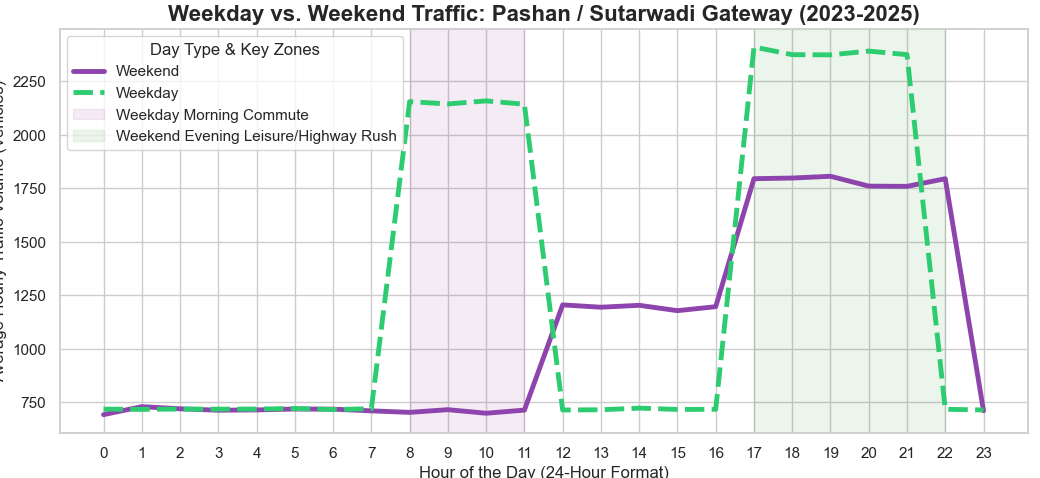

Write the Python code that produced this figure.
import pandas as pd
import numpy as np
import matplotlib.pyplot as plt
import seaborn as sns

def generate_pashan_daytype_data():
    """Generates 3 years of synthetic hourly traffic for Pashan, split by Weekday/Weekend."""
    dates = pd.date_range(start="2023-01-01", end="2025-12-31 23:00:00", freq="h")
    df = pd.DataFrame({"Datetime": dates})
    df["Hour"] = df["Datetime"].dt.hour
    df["DayOfWeek"] = df["Datetime"].dt.weekday
    
    # Categorize into Weekday (0-4) and Weekend (5-6)
    df["DayType"] = np.where(df["DayOfWeek"] < 5, "Weekday", "Weekend")
    df["Year"] = df["Datetime"].dt.year
    
    # Base Volume (Pashan is always relatively busy)
    traffic = np.random.normal(loc=600, scale=100, size=len(dates))
    
    # 1. Apply Weekday Commuter Peaks (IT + Highway + University)
    weekday_morning = (df["Hour"].isin([8, 9, 10, 11])) & (df["DayType"] == "Weekday")
    weekday_evening = (df["Hour"].isin([17, 18, 19, 20, 21])) & (df["DayType"] == "Weekday")
    
    traffic[weekday_morning] += np.random.normal(1200, 150, weekday_morning.sum())
    traffic[weekday_evening] += np.random.normal(1400, 200, weekday_evening.sum())
    
    # 2. Apply Weekend Patterns (City Outings + Highway Travel)
    # Mornings are quiet, but afternoons and late evenings swell significantly
    weekend_afternoon = (df["Hour"].isin([12, 13, 14, 15, 16])) & (df["DayType"] == "Weekend")
    weekend_evening = (df["Hour"].isin([17, 18, 19, 20, 21, 22])) & (df["DayType"] == "Weekend")
    
    traffic[weekend_afternoon] += np.random.normal(400, 100, weekend_afternoon.sum())
    traffic[weekend_evening] += np.random.normal(900, 150, weekend_evening.sum())
    
    df["Traffic_Volume"] = traffic
    
    # 3. Add YoY Inflation to simulate worsening city congestion
    df.loc[df["Year"] == 2024, "Traffic_Volume"] *= 1.18
    df.loc[df["Year"] == 2025, "Traffic_Volume"] *= 1.40
    
    # Clean up minimums
    df["Traffic_Volume"] = df["Traffic_Volume"].clip(lower=200)
    
    return df

# 1. Load the Data
df = generate_pashan_daytype_data()

# 2. Set up visualization
sns.set_theme(style="whitegrid")
plt.figure(figsize=(15, 7))

# 3. Create the Line Plot comparing Weekday vs Weekend
ax = sns.lineplot(
    data=df, 
    x="Hour", 
    y="Traffic_Volume", 
    hue="DayType",      
    style="DayType",    
    palette=["#8e44ad", "#2ecc71"], # Purple for Weekday, Green for Weekend
    linewidth=3.5,
    errorbar=None       
)

# 4. Format the Graph
plt.title("Weekday vs. Weekend Traffic: Pashan / Sutarwadi Gateway (2023-2025)", fontsize=16, fontweight="bold")
plt.xlabel("Hour of the Day (24-Hour Format)", fontsize=12)
plt.ylabel("Average Hourly Traffic Volume (Vehicles)", fontsize=12)
plt.xticks(np.arange(0, 24, 1))

# Highlight the distinct behavioral shifts
plt.axvspan(8, 11, color='purple', alpha=0.08, label='Weekday Morning Commute')
plt.axvspan(17, 22, color='green', alpha=0.08, label='Weekend Evening Leisure/Highway Rush')

# Clean up the legend
handles, labels = ax.get_legend_handles_labels()
plt.legend(handles=handles, title="Day Type & Key Zones", loc="upper left")

plt.tight_layout()
plt.show()
